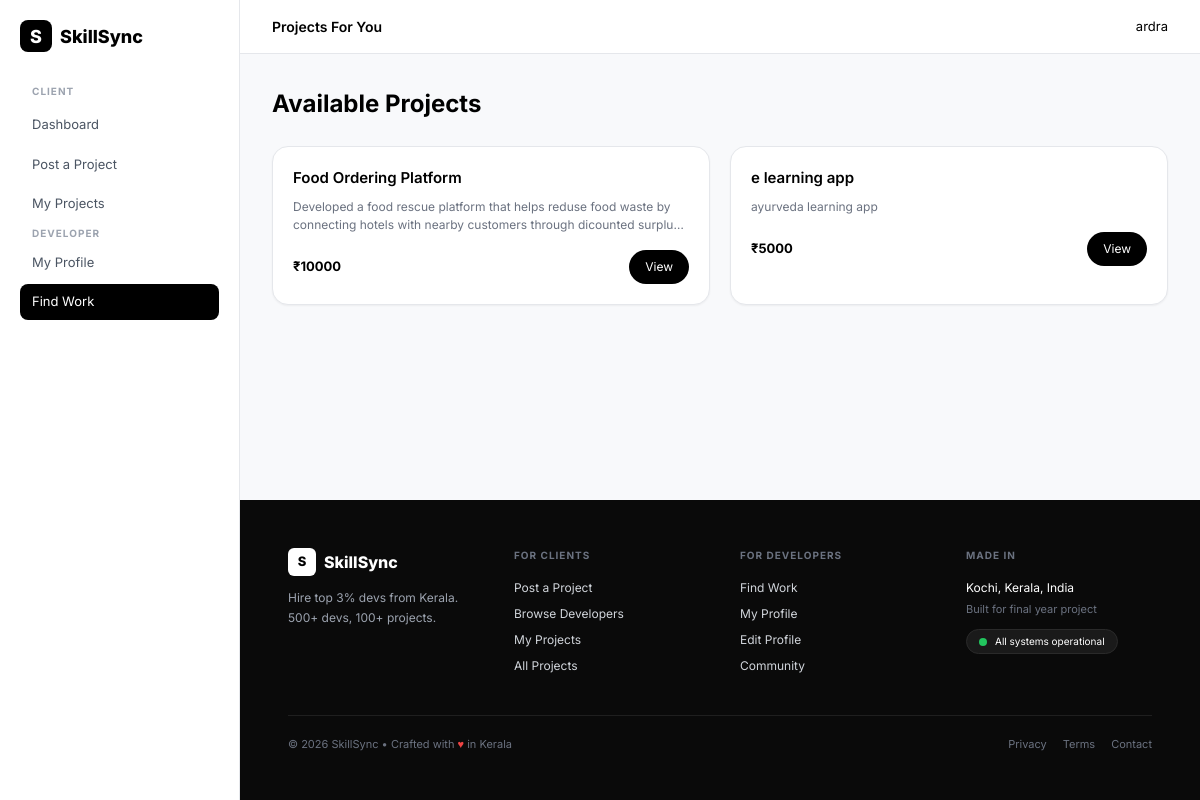
The app's page /project-for-you/ (signed in) with its own data.
### accounts/models.py (models this page shows, shortened)
class Project(models.Model):
    STATUS_CHOICES = [
        ('Open', 'Open'),
        ('In Progress', 'In Progress'),
        ('Completed', 'Completed'),
    ]
    title = models.CharField(max_length=200)
    description = models.TextField()
    budget = models.CharField(max_length=100, help_text="Eg: ₹5000 - ₹10000")
    skills_required = models.CharField(max_length=500, blank=True)
    posted_by = models.ForeignKey(User, on_delete=models.CASCADE)
    created_at = models.DateTimeField(auto_now_add=True)
    status = models.CharField(max_length=20, default='Open', choices=STATUS_CHOICES)
    deadline = models.DateField(null=True, blank=True)

### accounts/views.py (the view)
# urls.py: path('project-for-you/', views.project_for_you, name='project_for_you'),
@login_required
def project_for_you(request):
    projects = Project.objects.exclude(posted_by=request.user).order_by('-id')[:20]
    return render(request, 'accounts/project_for_you.html', {'projects': projects})

### accounts/templates/accounts/project_for_you.html (shortened to what this page needs)
{% load static %}
<!DOCTYPE html>
<html>
<head><script src="https://cdn.tailwindcss.com"></script></head>
<body class="bg-[#f8f9fb]">
<div class="flex min-h-screen">
  <aside class="w-[240px] bg-white border-r border-gray-200 p-5 fixed h-full z-20">
    <div class="flex items-center gap-2 font-extrabold text-[18px]"><div class="w-8 h-8 bg-black text-white rounded-lg flex items-center justify-center">S</div>SkillSync</div>
    <nav class="mt-8 space-y-1">
      <p class="text-[10px] text-gray-400 font-bold tracking-widest mb-2 px-3">CLIENT</p>
      <a href="/" class="block px-3 py-2 text-[13px] text-gray-600 rounded-lg">Dashboard</a>
      <a href="/post-project/" class="block px-3 py-2 text-[13px] text-gray-600 rounded-lg">Post a Project</a>
      <a href="/my-projects/" class="block px-3 py-2 text-[13px] text-gray-600 rounded-lg">My Projects</a>
      <p class="text-[10px] text-gray-400 font-bold tracking-widest mt-6 mb-2 px-3">DEVELOPER</p>
      <a href="/my-profile/" class="block px-3 py-2 text-[13px] text-gray-600 rounded-lg">My Profile</a>
      <a href="/projects-for-you/" class="block bg-black text-white px-3 py-2 rounded-lg text-[13px]">Find Work</a>
    </nav>
  </aside>
  <main class="flex-1 ml-[240px] flex flex-col min-h-screen">
    <header class="bg-white border-b border-gray-200 px-8 py-4 flex justify-between items-center"><h2 class="font-semibold text-[14px]">Projects For You</h2><span class="text-[13px]">{{ user.username }}</span></header>
    <section class="flex-1 p-8">
      <h1 class="text-[24px] font-bold mb-6">Available Projects</h1>
      <div class="grid grid-cols-1 md:grid-cols-2 gap-5">
        {% for project in projects %}
        <div class="bg-white border border-gray-200 rounded-2xl p-5 shadow-sm hover:shadow-md transition">
          <h3 class="font-semibold text-[15px]">{{ project.title }}</h3>
          <p class="text-[12px] text-gray-500 mt-2 line-clamp-2">{{ project.description }}</p>
          <div class="flex justify-between items-center mt-4">
            <span class="text-[13px] font-bold">₹{{ project.budget }}</span>
            <a href="/project/{{ project.id }}/" class="text-[12px] bg-black text-white px-4 py-2 rounded-full">View</a>
          </div>
        </div>
        {% empty %}
        <p class="text-[13px] text-gray-500">No projects yet.</p>
        {% endfor %}
      </div>
    </section>
    {% include 'accounts/footer.html' %}
  </main>
</div>
</body>
</html>

### accounts/templates/accounts/project_for_you.html (style rules this page uses)
body { font-family:'Inter',sans-serif }

### records on screen
Project: title "Food Ordering Platform", description "Developed a food rescue platform that helps reduse food waste by connecting hotels with nearby customers through dicounted…", budget "10000"
Project: title "e learning app", description "ayurveda learning app", budget "5000"

### other values on screen
{{ user.username }} "ardra"
